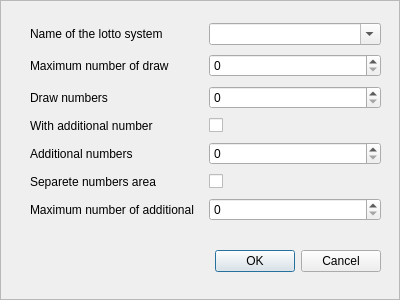
<?xml version="1.0" encoding="UTF-8"?>
<ui version="4.0">
 <class>Dialog</class>
 <widget class="QDialog" name="Dialog">
  <property name="geometry">
   <rect>
    <x>0</x>
    <y>0</y>
    <width>400</width>
    <height>300</height>
   </rect>
  </property>
  <property name="windowTitle">
   <string>System</string>
  </property>
  <widget class="QScrollArea" name="scrollArea">
   <property name="geometry">
    <rect>
     <x>0</x>
     <y>0</y>
     <width>400</width>
     <height>300</height>
    </rect>
   </property>
   <property name="widgetResizable">
    <bool>true</bool>
   </property>
   <widget class="QWidget" name="scrollAreaWidgetContents">
    <property name="geometry">
     <rect>
      <x>0</x>
      <y>0</y>
      <width>398</width>
      <height>298</height>
     </rect>
    </property>
   </widget>
  </widget>
  <widget class="QWidget" name="gridLayoutWidget">
   <property name="geometry">
    <rect>
     <x>30</x>
     <y>20</y>
     <width>351</width>
     <height>211</height>
    </rect>
   </property>
   <layout class="QGridLayout" name="gridLayout">
    <item row="2" column="0">
     <widget class="QLabel" name="label_max_draw">
      <property name="text">
       <string>Maximum number of draw</string>
      </property>
     </widget>
    </item>
    <item row="7" column="1">
     <widget class="QSpinBox" name="spinBox_max_addit"/>
    </item>
    <item row="5" column="1">
     <widget class="QSpinBox" name="spinBox_addit_numbers"/>
    </item>
    <item row="7" column="0">
     <widget class="QLabel" name="label_max_addit">
      <property name="text">
       <string>Maximum number of additional </string>
      </property>
     </widget>
    </item>
    <item row="2" column="1">
     <widget class="QSpinBox" name="spinBox_max_draw"/>
    </item>
    <item row="5" column="0">
     <widget class="QLabel" name="label_addit_numbers">
      <property name="text">
       <string>Additional numbers</string>
      </property>
     </widget>
    </item>
    <item row="3" column="0">
     <widget class="QLabel" name="label_draw_numbers">
      <property name="text">
       <string>Draw numbers</string>
      </property>
     </widget>
    </item>
    <item row="4" column="0">
     <widget class="QLabel" name="label_with_addit">
      <property name="text">
       <string>With additional number</string>
      </property>
     </widget>
    </item>
    <item row="3" column="1">
     <widget class="QSpinBox" name="spinBox_draw_numbers"/>
    </item>
    <item row="4" column="1">
     <widget class="QCheckBox" name="check_with_addit">
      <property name="text">
       <string/>
      </property>
     </widget>
    </item>
    <item row="1" column="0">
     <widget class="QLabel" name="label_name">
      <property name="text">
       <string>Name of the lotto system</string>
      </property>
     </widget>
    </item>
    <item row="6" column="0">
     <widget class="QLabel" name="label_sep_addit_numbers">
      <property name="text">
       <string>Separete numbers area</string>
      </property>
     </widget>
    </item>
    <item row="6" column="1">
     <widget class="QCheckBox" name="check_sep_addit_numbers">
      <property name="text">
       <string/>
      </property>
     </widget>
    </item>
    <item row="1" column="1">
     <widget class="QComboBox" name="combo_name">
      <property name="editable">
       <bool>true</bool>
      </property>
     </widget>
    </item>
   </layout>
  </widget>
  <widget class="QDialogButtonBox" name="buttonBox">
   <property name="geometry">
    <rect>
     <x>215</x>
     <y>250</y>
     <width>166</width>
     <height>22</height>
    </rect>
   </property>
   <property name="standardButtons">
    <set>QDialogButtonBox::Cancel|QDialogButtonBox::Ok</set>
   </property>
  </widget>
 </widget>
 <resources/>
 <connections>
  <connection>
   <sender>buttonBox</sender>
   <signal>accepted()</signal>
   <receiver>Dialog</receiver>
   <slot>accept()</slot>
   <hints>
    <hint type="sourcelabel">
     <x>248</x>
     <y>254</y>
    </hint>
    <hint type="destinationlabel">
     <x>157</x>
     <y>274</y>
    </hint>
   </hints>
  </connection>
  <connection>
   <sender>buttonBox</sender>
   <signal>rejected()</signal>
   <receiver>Dialog</receiver>
   <slot>reject()</slot>
   <hints>
    <hint type="sourcelabel">
     <x>316</x>
     <y>260</y>
    </hint>
    <hint type="destinationlabel">
     <x>286</x>
     <y>274</y>
    </hint>
   </hints>
  </connection>
 </connections>
</ui>
